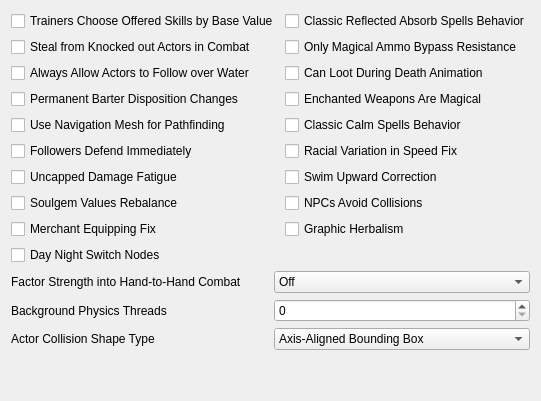
     <widget class="QWidget" name="Gameplay">
      <attribute name="title">
       <string>Gameplay</string>
      </attribute>
      <layout class="QVBoxLayout">
       <item>
        <layout class="QGridLayout" name="gridLayout_3">
         <item row="10" column="0">
          <widget class="QCheckBox" name="uncappedDamageFatigueCheckBox">
           <property name="toolTip">
            <string>&lt;html&gt;&lt;head/&gt;&lt;body&gt;&lt;p&gt;Make Damage Fatigue magic effect uncapped like Drain Fatigue effect.&lt;/p&gt;&lt;p&gt;This means that unlike Morrowind you will be able to knock down actors using this effect.&lt;/p&gt;&lt;/body&gt;&lt;/html&gt;</string>
           </property>
           <property name="text">
            <string>Uncapped Damage Fatigue</string>
           </property>
          </widget>
         </item>
         <item row="6" column="0">
          <widget class="QCheckBox" name="allowNPCToFollowOverWaterSurfaceCheckBox">
           <property name="toolTip">
            <string>&lt;html&gt;&lt;head/&gt;&lt;body&gt;&lt;p&gt;Give actors an ability to swim over the water surface when they follow other actor independently from their ability to swim. Has effect only when nav mesh building is enabled.&lt;/p&gt;&lt;/body&gt;&lt;/html&gt;</string>
           </property>
           <property name="text">
            <string>Always Allow Actors to Follow over Water</string>
           </property>
          </widget>
         </item>
         <item row="7" column="0">
          <widget class="QCheckBox" name="permanentBarterDispositionChangeCheckBox">
           <property name="toolTip">
            <string>&lt;html&gt;&lt;head/&gt;&lt;body&gt;&lt;p&gt;Make disposition change of merchants caused by trading permanent.&lt;/p&gt;&lt;/body&gt;&lt;/html&gt;</string>
           </property>
           <property name="text">
            <string>Permanent Barter Disposition Changes</string>
           </property>
          </widget>
         </item>
         <item row="9" column="1">
          <widget class="QCheckBox" name="normaliseRaceSpeedCheckBox">
           <property name="toolTip">
            <string>&lt;html&gt;&lt;head/&gt;&lt;body&gt;&lt;p&gt;Don't use race weight in NPC movement speed calculations.&lt;/p&gt;&lt;/body&gt;&lt;/html&gt;</string>
           </property>
           <property name="text">
            <string>Racial Variation in Speed Fix</string>
           </property>
          </widget>
         </item>
         <item row="8" column="1">
          <widget class="QCheckBox" name="classicCalmSpellsCheckBox">
           <property name="toolTip">
            <string>&lt;html&gt;&lt;head/&gt;&lt;body&gt;&lt;p&gt;Stops combat with NPCs affected by Calm spells every frame -- like in Morrowind without the MCP.&lt;/p&gt;&lt;/body&gt;&lt;/html&gt;</string>
           </property>
           <property name="text">
            <string>Classic Calm Spells Behavior</string>
           </property>
          </widget>
         </item>
         <item row="11" column="1">
          <widget class="QCheckBox" name="avoidCollisionsCheckBox">
           <property name="toolTip">
            <string>&lt;html&gt;&lt;head/&gt;&lt;body&gt;&lt;p&gt;If enabled NPCs apply evasion maneuver to avoid collisions with others.&lt;/p&gt;&lt;/body&gt;&lt;/html&gt;</string>
           </property>
           <property name="text">
            <string>NPCs Avoid Collisions</string>
           </property>
          </widget>
         </item>
         <item row="11" column="0">
          <widget class="QCheckBox" name="rebalanceSoulGemValuesCheckBox">
           <property name="toolTip">
            <string>&lt;html&gt;&lt;head/&gt;&lt;body&gt;&lt;p&gt;Make the value of filled soul gems dependent only on soul magnitude.&lt;/p&gt;&lt;/body&gt;&lt;/html&gt;</string>
           </property>
           <property name="text">
            <string>Soulgem Values Rebalance</string>
           </property>
          </widget>
         </item>
         <item row="13" column="0">
          <widget class="QCheckBox" name="nightDaySwitchesCheckBox">
           <property name="toolTip">
            <string>&lt;html&gt;&lt;head/&gt;&lt;body&gt;&lt;p&gt;If this setting is true, supporting models will make use of day night switch nodes.&lt;/p&gt;&lt;/body&gt;&lt;/html&gt;</string>
           </property>
           <property name="text">
            <string>Day Night Switch Nodes</string>
           </property>
          </widget>
         </item>
         <item row="9" column="0">
          <widget class="QCheckBox" name="followersAttackOnSightCheckBox">
           <property name="toolTip">
            <string>&lt;html&gt;&lt;head/&gt;&lt;body&gt;&lt;p&gt;Make player followers and escorters start combat with enemies who have started combat with them or the player. Otherwise they wait for the enemies or the player to do an attack first.&lt;/p&gt;&lt;/body&gt;&lt;/html&gt;</string>
           </property>
           <property name="text">
            <string>Followers Defend Immediately</string>
           </property>
          </widget>
         </item>
         <item row="8" column="0">
          <widget class="QCheckBox" name="enableNavigatorCheckBox">
           <property name="toolTip">
            <string>&lt;html&gt;&lt;head/&gt;&lt;body&gt;&lt;p&gt;&lt;a name=&quot;docs-internal-guid-f375b85a-7fff-02ff-a5af-c5cff63923c0&quot;/&gt;When enabled, a navigation mesh is built in the background for world geometry to be used for pathfinding. When disabled only the path grid is used to build paths. Single-core CPU systems may have a big performance impact on existing interior location and moving across the exterior world. May slightly affect performance on multi-core CPU systems. Multi-core CPU systems may have different latency for nav mesh update depending on other settings and system performance. Moving across external world, entering/exiting location produce nav mesh update. NPC and creatures may not be able to find path before nav mesh is built around them. Try to disable this if you want to have old fashioned AI which doesn't know where to go when you stand behind that stone and cast a firebolt.&lt;/p&gt;&lt;/body&gt;&lt;/html&gt;</string>
           </property>
           <property name="text">
            <string>Use Navigation Mesh for Pathfinding</string>
           </property>
          </widget>
         </item>
         <item row="5" column="1">
          <widget class="QCheckBox" name="requireAppropriateAmmunitionCheckBox">
           <property name="toolTip">
            <string>&lt;html&gt;&lt;head/&gt;&lt;body&gt;&lt;p&gt;If enabled, a magical ammunition is required to bypass normal weapon resistance or weakness. If disabled, a magical ranged weapon or a magical ammunition is required.&lt;/p&gt;&lt;/body&gt;&lt;/html&gt;</string>
           </property>
           <property name="text">
            <string>Only Magical Ammo Bypass Resistance</string>
           </property>
          </widget>
         </item>
         <item row="12" column="1">
          <widget class="QCheckBox" name="graphicHerbalismCheckBox">
           <property name="toolTip">
            <string>&lt;html&gt;&lt;head/&gt;&lt;body&gt;&lt;p&gt;If this setting is true, containers supporting graphic herbalism will do so instead of opening the menu.&lt;/p&gt;&lt;/body&gt;&lt;/html&gt;</string>
           </property>
           <property name="text">
            <string>Graphic Herbalism</string>
           </property>
          </widget>
         </item>
         <item row="10" column="1">
          <widget class="QCheckBox" name="swimUpwardCorrectionCheckBox">
           <property name="toolTip">
            <string>&lt;html&gt;&lt;head/&gt;&lt;body&gt;&lt;p&gt;Makes player swim a bit upward from the line of sight. Applies only in third person mode. Intended to make simpler swimming without diving.&lt;/p&gt;&lt;/body&gt;&lt;/html&gt;</string>
           </property>
           <property name="text">
            <string>Swim Upward Correction</string>
           </property>
          </widget>
         </item>
         <item row="7" column="1">
          <widget class="QCheckBox" name="enchantedWeaponsMagicalCheckBox">
           <property name="toolTip">
            <string>&lt;html&gt;&lt;head/&gt;&lt;body&gt;&lt;p&gt;Make enchanted weapons without Magical flag bypass normal weapons resistance, like in Morrowind.&lt;/p&gt;&lt;/body&gt;&lt;/html&gt;</string>
           </property>
           <property name="text">
            <string>Enchanted Weapons Are Magical</string>
           </property>
          </widget>
         </item>
         <item row="12" column="0">
          <widget class="QCheckBox" name="preventMerchantEquippingCheckBox">
           <property name="toolTip">
            <string>&lt;html&gt;&lt;head/&gt;&lt;body&gt;&lt;p&gt;Prevents merchants from equipping items that are sold to them.&lt;/p&gt;&lt;/body&gt;&lt;/html&gt;</string>
           </property>
           <property name="text">
            <string>Merchant Equipping Fix</string>
           </property>
          </widget>
         </item>
         <item row="4" column="0">
          <widget class="QCheckBox" name="trainersTrainingSkillsBasedOnBaseSkillCheckBox">
           <property name="toolTip">
            <string>&lt;html&gt;&lt;head/&gt;&lt;body&gt;&lt;p&gt;Trainers now only choose which skills to train using their base skill points, allowing mercantile improving effects to be used without making mercantile an offered skill.&lt;/p&gt;&lt;/body&gt;&lt;/html&gt;</string>
           </property>
           <property name="text">
            <string>Trainers Choose Offered Skills by Base Value</string>
           </property>
          </widget>
         </item>
         <item row="6" column="1">
          <widget class="QCheckBox" name="canLootDuringDeathAnimationCheckBox">
           <property name="toolTip">
            <string>&lt;html&gt;&lt;head/&gt;&lt;body&gt;&lt;p&gt;If this setting is true, the player is allowed to loot actors (e.g. summoned creatures) during death animation, if they are not in combat. In this case we have to increment death counter and run disposed actor's script instantly.&lt;/p&gt;&lt;p&gt;If this setting is false, player has to wait until end of death animation in all cases. Makes using of summoned creatures exploit (looting summoned Dremoras and Golden Saints for expensive weapons) a lot harder. Conflicts with mannequin mods, which use SkipAnim to prevent end of death animation.&lt;/p&gt;&lt;/body&gt;&lt;/html&gt;</string>
           </property>
           <property name="text">
            <string>Can Loot During Death Animation</string>
           </property>
          </widget>
         </item>
         <item row="5" column="0">
          <widget class="QCheckBox" name="stealingFromKnockedOutCheckBox">
           <property name="toolTip">
            <string>&lt;html&gt;&lt;head/&gt;&lt;body&gt;&lt;p&gt;Make stealing items from NPCs that were knocked down possible during combat.&lt;/p&gt;&lt;/body&gt;&lt;/html&gt;</string>
           </property>
           <property name="text">
            <string>Steal from Knocked out Actors in Combat</string>
           </property>
          </widget>
         </item>
         <item row="4" column="1">
          <widget class="QCheckBox" name="classicReflectedAbsorbSpellsCheckBox">
           <property name="toolTip">
            <string>&lt;html&gt;&lt;head/&gt;&lt;body&gt;&lt;p&gt;Effects of reflected Absorb spells are not mirrored - like in Morrowind.&lt;/p&gt;&lt;/body&gt;&lt;/html&gt;</string>
           </property>
           <property name="text">
            <string>Classic Reflected Absorb Spells Behavior</string>
           </property>
          </widget>
         </item>
        </layout>
       </item>
       <item>
        <layout class="QGridLayout" name="gridLayoutGameMechanics2">
         <item row="0" column="0">
          <widget class="QLabel" name="unarmedFactorsStrengthLabel">
           <property name="toolTip">
            <string>&lt;html&gt;&lt;head/&gt;&lt;body&gt;&lt;p&gt;This setting controls the behavior of factoring of Strength attribute into hand-to-hand damage: damage is multiplied by Strength value divided by 40.&lt;/p&gt;&lt;p&gt;Can apply to all actors or only to non-werewolf actors.&lt;/p&gt;&lt;/body&gt;&lt;/html&gt;</string>
           </property>
           <property name="text">
            <string>Factor Strength into Hand-to-Hand Combat</string>
           </property>
          </widget>
         </item>
         <item row="0" column="1">
          <widget class="QComboBox" name="unarmedFactorsStrengthComboBox">
           <property name="currentIndex">
            <number>0</number>
           </property>
           <item>
            <property name="text">
             <string>Off</string>
            </property>
           </item>
           <item>
            <property name="text">
             <string>Affect Werewolves</string>
            </property>
           </item>
           <item>
            <property name="text">
             <string>Do Not Affect Werewolves</string>
            </property>
           </item>
          </widget>
         </item>
         <item row="1" column="0">
          <widget class="QLabel" name="physicsThreadsLabel">
           <property name="toolTip">
            <string>&lt;html&gt;&lt;head/&gt;&lt;body&gt;&lt;p&gt;How many threads will be spawned to compute physics update in the background. A value of 0 means that the update will be performed in the main thread.&lt;/p&gt;&lt;p&gt;A value greater than 1 requires the Bullet library be compiled with multithreading support.&lt;/p&gt;&lt;/body&gt;&lt;/html&gt;</string>
           </property>
           <property name="text">
            <string>Background Physics Threads</string>
           </property>
          </widget>
         </item>
         <item row="1" column="1">
          <widget class="QSpinBox" name="physicsThreadsSpinBox"/>
         </item>
         <item row="2" column="0">
          <widget class="QLabel" name="labelActorCollisionShapeType">
           <property name="text">
            <string>Actor Collision Shape Type</string>
           </property>
          </widget>
         </item>
         <item row="2" column="1">
          <widget class="QComboBox" name="actorCollisonShapeTypeComboBox">
           <property name="toolTip">
            <string>Collision is used for both physics simulation and navigation mesh generation for pathfinding. Cylinder gives the best consistency between available navigation paths and ability to move by them. Changing this value affects navigation mesh generation therefore navigation mesh disk cache generated for one value will not be useful with another.</string>
           </property>
           <property name="currentText">
            <string>Axis-Aligned Bounding Box</string>
           </property>
           <item>
            <property name="text">
             <string>Axis-Aligned Bounding Box</string>
            </property>
           </item>
           <item>
            <property name="text">
             <string>Rotating Box</string>
            </property>
           </item>
           <item>
            <property name="text">
             <string>Cylinder</string>
            </property>
           </item>
          </widget>
         </item>
        </layout>
       </item>
       <item>
        <spacer name="verticalSpacerGameMechanics">
         <property name="orientation">
          <enum>Qt::Vertical</enum>
         </property>
         <property name="sizeHint" stdset="0">
          <size>
           <width>20</width>
           <height>40</height>
          </size>
         </property>
        </spacer>
       </item>
      </layout>
     </widget>
